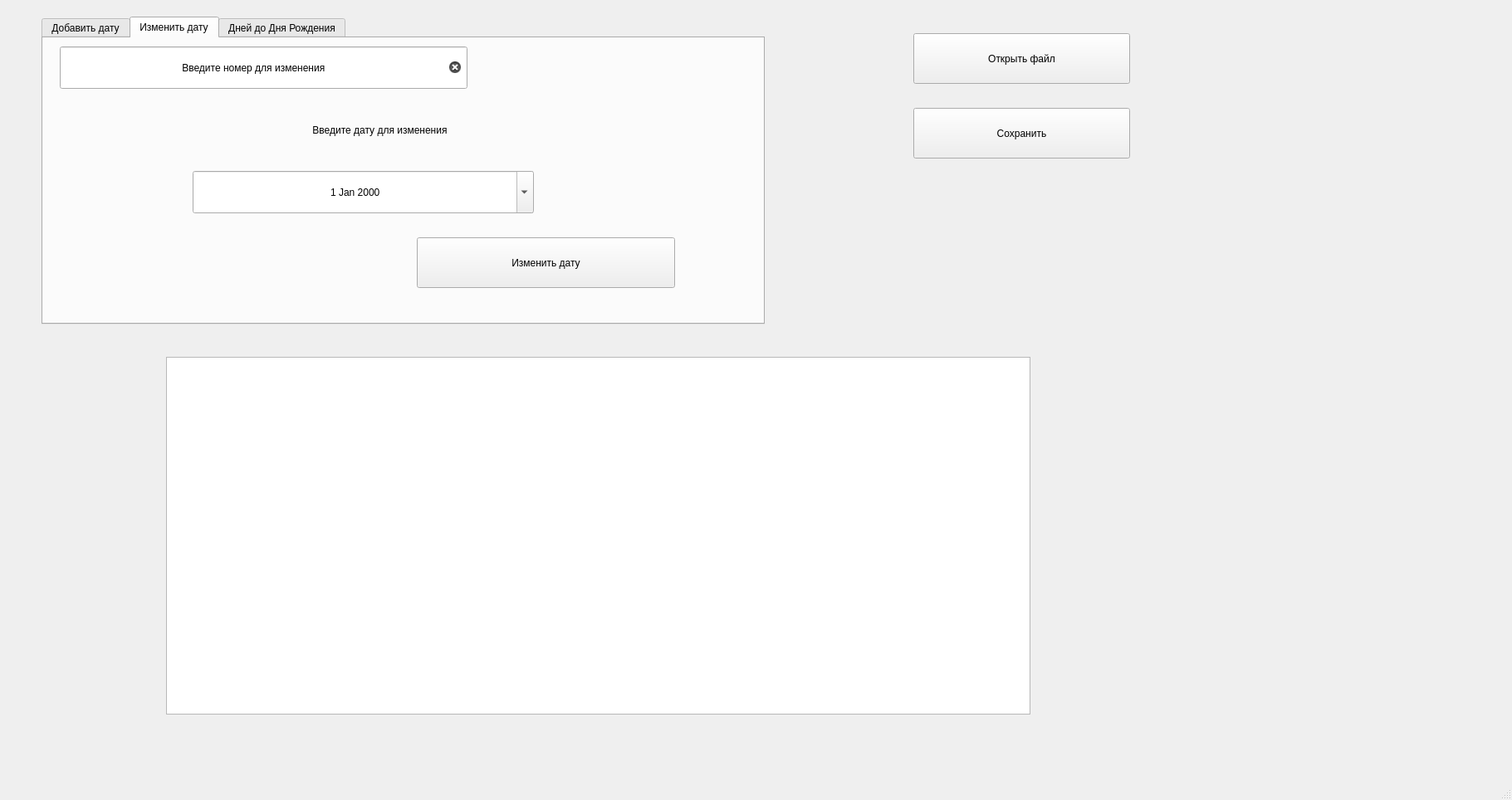
<?xml version="1.0" encoding="UTF-8"?>
<ui version="4.0">
 <class>MainWindow</class>
 <widget class="QMainWindow" name="MainWindow">
  <property name="geometry">
   <rect>
    <x>0</x>
    <y>0</y>
    <width>1821</width>
    <height>964</height>
   </rect>
  </property>
  <property name="windowTitle">
   <string>MainWindow</string>
  </property>
  <widget class="QWidget" name="centralwidget">
   <widget class="QTableWidget" name="table">
    <property name="geometry">
     <rect>
      <x>200</x>
      <y>430</y>
      <width>1041</width>
      <height>431</height>
     </rect>
    </property>
    <property name="maximumSize">
     <size>
      <width>1401</width>
      <height>16777215</height>
     </size>
    </property>
    <property name="lineWidth">
     <number>2</number>
    </property>
    <property name="horizontalScrollBarPolicy">
     <enum>Qt::ScrollBarAsNeeded</enum>
    </property>
    <property name="sizeAdjustPolicy">
     <enum>QAbstractScrollArea::AdjustIgnored</enum>
    </property>
    <property name="editTriggers">
     <set>QAbstractItemView::NoEditTriggers</set>
    </property>
    <property name="selectionBehavior">
     <enum>QAbstractItemView::SelectItems</enum>
    </property>
    <property name="rowCount">
     <number>0</number>
    </property>
    <attribute name="horizontalHeaderVisible">
     <bool>false</bool>
    </attribute>
    <attribute name="horizontalHeaderCascadingSectionResizes">
     <bool>true</bool>
    </attribute>
    <attribute name="horizontalHeaderDefaultSectionSize">
     <number>168</number>
    </attribute>
    <attribute name="verticalHeaderShowSortIndicator" stdset="0">
     <bool>false</bool>
    </attribute>
    <attribute name="verticalHeaderStretchLastSection">
     <bool>false</bool>
    </attribute>
    <column>
     <property name="text">
      <string>Дата</string>
     </property>
     <property name="font">
      <font>
       <family>Ubuntu</family>
       <pointsize>8</pointsize>
       <bold>true</bold>
      </font>
     </property>
    </column>
    <column>
     <property name="text">
      <string>Следующий день</string>
     </property>
     <property name="font">
      <font>
       <family>Ubuntu</family>
       <pointsize>6</pointsize>
       <bold>true</bold>
      </font>
     </property>
    </column>
    <column>
     <property name="text">
      <string>Предыдущий день</string>
     </property>
     <property name="font">
      <font>
       <family>Ubuntu</family>
       <pointsize>6</pointsize>
       <bold>true</bold>
       <stylestrategy>PreferAntialias</stylestrategy>
       <kerning>true</kerning>
      </font>
     </property>
    </column>
    <column>
     <property name="text">
      <string>Високосный?</string>
     </property>
     <property name="font">
      <font>
       <family>Ubuntu</family>
       <pointsize>8</pointsize>
       <bold>true</bold>
      </font>
     </property>
    </column>
    <column>
     <property name="text">
      <string>Номер недели</string>
     </property>
     <property name="font">
      <font>
       <family>Ubuntu</family>
       <pointsize>7</pointsize>
       <bold>true</bold>
      </font>
     </property>
    </column>
    <column>
     <property name="text">
      <string>Кол-во дней до</string>
     </property>
     <property name="font">
      <font>
       <family>Ubuntu</family>
       <pointsize>6</pointsize>
       <bold>true</bold>
      </font>
     </property>
    </column>
   </widget>
   <widget class="QTabWidget" name="tabWidget">
    <property name="geometry">
     <rect>
      <x>50</x>
      <y>20</y>
      <width>871</width>
      <height>371</height>
     </rect>
    </property>
    <property name="currentIndex">
     <number>1</number>
    </property>
    <property name="iconSize">
     <size>
      <width>16</width>
      <height>16</height>
     </size>
    </property>
    <widget class="QWidget" name="Add">
     <attribute name="title">
      <string>Добавить дату</string>
     </attribute>
     <widget class="QPushButton" name="addDate">
      <property name="geometry">
       <rect>
        <x>270</x>
        <y>230</y>
        <width>311</width>
        <height>51</height>
       </rect>
      </property>
      <property name="text">
       <string>Добавить дату</string>
      </property>
     </widget>
     <widget class="QDateEdit" name="DateAddText">
      <property name="geometry">
       <rect>
        <x>220</x>
        <y>120</y>
        <width>391</width>
        <height>51</height>
       </rect>
      </property>
      <property name="alignment">
       <set>Qt::AlignCenter</set>
      </property>
      <property name="dateTime">
       <datetime>
        <hour>0</hour>
        <minute>0</minute>
        <second>0</second>
        <year>2024</year>
        <month>3</month>
        <day>23</day>
       </datetime>
      </property>
      <property name="time">
       <time>
        <hour>0</hour>
        <minute>0</minute>
        <second>0</second>
       </time>
      </property>
      <property name="minimumDateTime">
       <datetime>
        <hour>16</hour>
        <minute>38</minute>
        <second>56</second>
        <year>1752</year>
        <month>9</month>
        <day>14</day>
       </datetime>
      </property>
      <property name="minimumDate">
       <date>
        <year>1752</year>
        <month>9</month>
        <day>14</day>
       </date>
      </property>
      <property name="calendarPopup">
       <bool>true</bool>
      </property>
      <property name="date">
       <date>
        <year>2024</year>
        <month>3</month>
        <day>23</day>
       </date>
      </property>
     </widget>
     <widget class="QLabel" name="label_4">
      <property name="geometry">
       <rect>
        <x>190</x>
        <y>35</y>
        <width>451</width>
        <height>41</height>
       </rect>
      </property>
      <property name="text">
       <string>Введите дату для добавления</string>
      </property>
      <property name="alignment">
       <set>Qt::AlignCenter</set>
      </property>
     </widget>
    </widget>
    <widget class="QWidget" name="chn">
     <attribute name="title">
      <string>Изменить дату</string>
     </attribute>
     <widget class="QPushButton" name="changeDate">
      <property name="geometry">
       <rect>
        <x>450</x>
        <y>240</y>
        <width>311</width>
        <height>61</height>
       </rect>
      </property>
      <property name="text">
       <string>Изменить дату</string>
      </property>
     </widget>
     <widget class="QLineEdit" name="lineEdit">
      <property name="geometry">
       <rect>
        <x>20</x>
        <y>10</y>
        <width>491</width>
        <height>51</height>
       </rect>
      </property>
      <property name="mouseTracking">
       <bool>true</bool>
      </property>
      <property name="autoFillBackground">
       <bool>false</bool>
      </property>
      <property name="inputMask">
       <string/>
      </property>
      <property name="text">
       <string> Введите номер для изменения</string>
      </property>
      <property name="maxLength">
       <number>50</number>
      </property>
      <property name="echoMode">
       <enum>QLineEdit::Normal</enum>
      </property>
      <property name="cursorPosition">
       <number>28</number>
      </property>
      <property name="alignment">
       <set>Qt::AlignCenter</set>
      </property>
      <property name="clearButtonEnabled">
       <bool>true</bool>
      </property>
     </widget>
     <widget class="QDateEdit" name="DateChangeText">
      <property name="geometry">
       <rect>
        <x>180</x>
        <y>160</y>
        <width>411</width>
        <height>51</height>
       </rect>
      </property>
      <property name="alignment">
       <set>Qt::AlignCenter</set>
      </property>
      <property name="calendarPopup">
       <bool>true</bool>
      </property>
     </widget>
     <widget class="QLabel" name="label_3">
      <property name="geometry">
       <rect>
        <x>180</x>
        <y>85</y>
        <width>451</width>
        <height>51</height>
       </rect>
      </property>
      <property name="text">
       <string>Введите дату для изменения</string>
      </property>
      <property name="alignment">
       <set>Qt::AlignCenter</set>
      </property>
     </widget>
    </widget>
    <widget class="QWidget" name="birth">
     <property name="font">
      <font>
       <bold>false</bold>
      </font>
     </property>
     <attribute name="title">
      <string>Дней до Дня Рождения</string>
     </attribute>
     <widget class="QLCDNumber" name="lcdNumber">
      <property name="geometry">
       <rect>
        <x>200</x>
        <y>150</y>
        <width>421</width>
        <height>81</height>
       </rect>
      </property>
      <property name="smallDecimalPoint">
       <bool>true</bool>
      </property>
      <property name="digitCount">
       <number>4</number>
      </property>
      <property name="segmentStyle">
       <enum>QLCDNumber::Flat</enum>
      </property>
     </widget>
     <widget class="QDateEdit" name="DateBirthdayText">
      <property name="geometry">
       <rect>
        <x>470</x>
        <y>10</y>
        <width>211</width>
        <height>51</height>
       </rect>
      </property>
      <property name="autoFillBackground">
       <bool>false</bool>
      </property>
      <property name="currentSection">
       <enum>QDateTimeEdit::DaySection</enum>
      </property>
      <property name="calendarPopup">
       <bool>true</bool>
      </property>
     </widget>
     <widget class="QLabel" name="label">
      <property name="geometry">
       <rect>
        <x>30</x>
        <y>80</y>
        <width>721</width>
        <height>41</height>
       </rect>
      </property>
      <property name="text">
       <string>До вашего дня рождения осталось столько дней:</string>
      </property>
      <property name="alignment">
       <set>Qt::AlignCenter</set>
      </property>
     </widget>
     <widget class="QLabel" name="label_2">
      <property name="geometry">
       <rect>
        <x>30</x>
        <y>10</y>
        <width>421</width>
        <height>41</height>
       </rect>
      </property>
      <property name="text">
       <string>Введите вашу дату Рождения</string>
      </property>
     </widget>
    </widget>
   </widget>
   <widget class="QPushButton" name="openfile">
    <property name="geometry">
     <rect>
      <x>1100</x>
      <y>40</y>
      <width>261</width>
      <height>61</height>
     </rect>
    </property>
    <property name="text">
     <string>Открыть файл</string>
    </property>
   </widget>
   <widget class="QPushButton" name="savefile">
    <property name="geometry">
     <rect>
      <x>1100</x>
      <y>130</y>
      <width>261</width>
      <height>61</height>
     </rect>
    </property>
    <property name="text">
     <string>Сохранить</string>
    </property>
   </widget>
   <zorder>tabWidget</zorder>
   <zorder>openfile</zorder>
   <zorder>savefile</zorder>
   <zorder>table</zorder>
  </widget>
  <widget class="QMenuBar" name="menubar">
   <property name="geometry">
    <rect>
     <x>0</x>
     <y>0</y>
     <width>1821</width>
     <height>22</height>
    </rect>
   </property>
  </widget>
  <widget class="QStatusBar" name="statusbar"/>
 </widget>
 <resources/>
 <connections/>
</ui>
